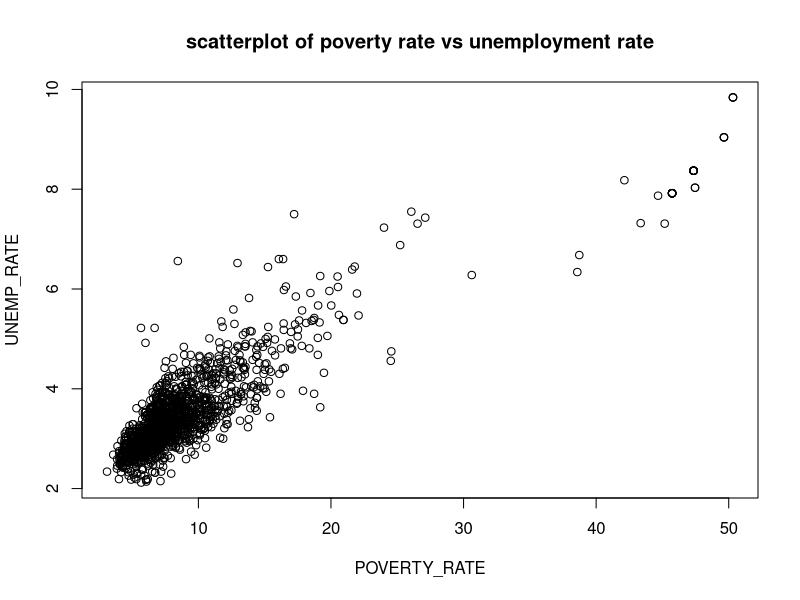
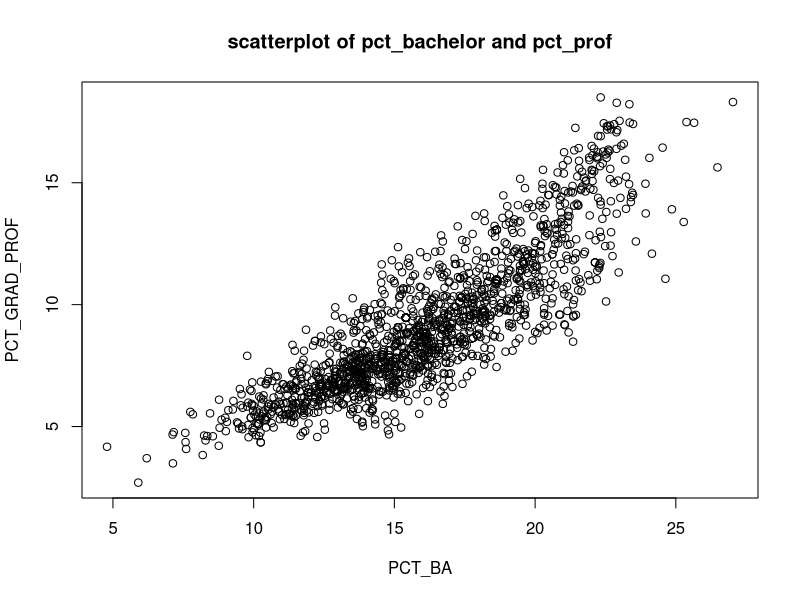
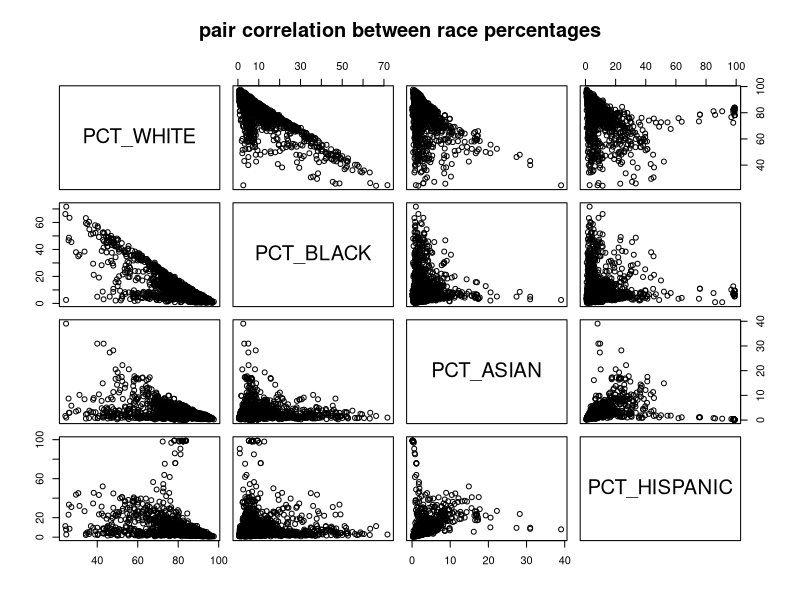
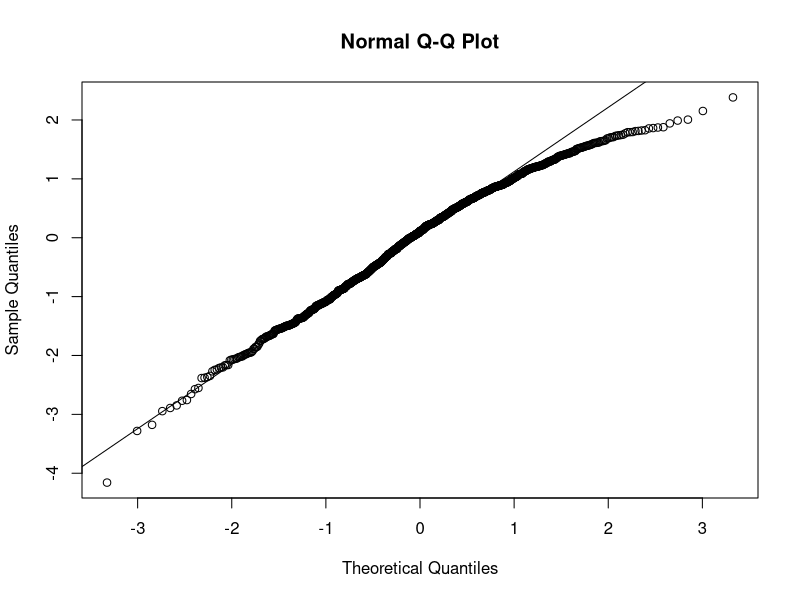
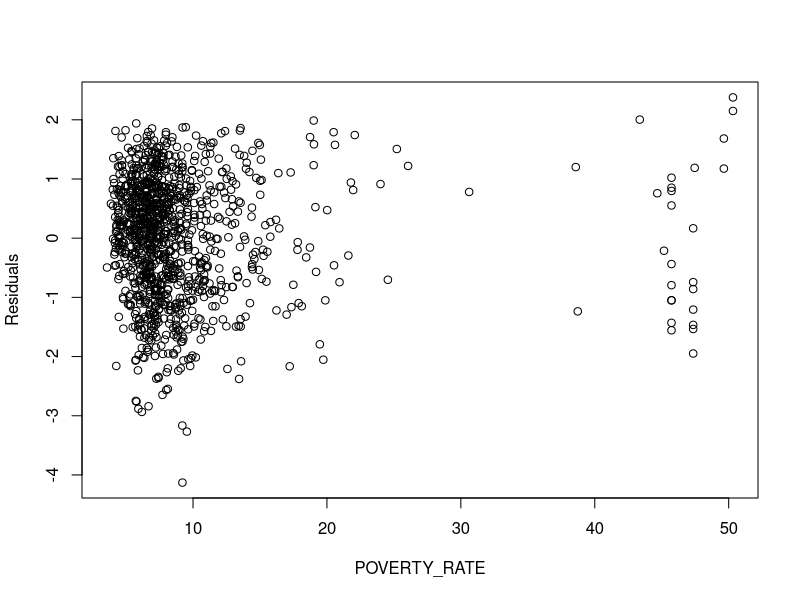

Source code (R) for these figures, in order:



#### Workspace setup ####
# Use R Projects, not setwd().


adm<-read.csv('admission.csv',header = T)

set.seed(104)
head(adm)
plot(adm[30:31],main = 'scatterplot of poverty rate vs unemployment rate')
         
plot(adm[27:28],main = 'scatterplot of pct_bachelor and pct_prof')

plot(adm[23:26],main = 'pair correlation between race percentages')
cor(adm[23:31])

adm_sel<-adm[,-c(1:4,24,28,31)]
set.seed(2)
sample<-sample.int(n=1508,size=1131,replace=F)
train<-adm_sel[sample,]
test<-adm_sel[-sample,]
ncol(train)

model_full<-lm(ADM_RATE ~ .,data=train)
summary(model_full)

library(MASS)
stepAIC(lm(ADM_RATE ~ 1, data=train),
scope=list(upper=lm(ADM_RATE ~ ., data = train)),
direction = "forward", k=2)
stepAIC(lm(ADM_RATE ~ ., data=train),
scope=list(lower=lm(ADM_RATE ~ 1, data = train)),
direction = "backward", k=2)
stepAIC(lm(ADM_RATE ~ 1, data=train),
scope=list(upper=lm(ADM_RATE ~ ., data = train)),
direction = "forward", k=log(nrow(train)))
stepAIC(lm(ADM_RATE ~ ., data=train),
scope=list(lower=lm(ADM_RATE ~ 1, data = train)),
direction = "backward", k=log(nrow(train)))

stepAIC(lm(ADM_RATE ~ ., data=train), direction = "both", k=2)
stepAIC(lm(ADM_RATE ~ ., data=train), direction = "both", k=log(nrow(train)))

model1<-lm(formula = ADM_RATE ~ AVGFACSAL + CONTROL + POVERTY_RATE + HBCU + COSTT4_A + NUMBRANCH + FEMALE + PFTFAC + MD_FAMINC + HSI + PCT_BORN_US + REGION, data = train)

model2<-lm(formula = ADM_RATE ~ NUMBRANCH + CONTROL + REGION + TRIBAL +  HSI + COSTT4_A + AVGFACSAL + PFTFAC + PAR_ED_PCT_1STGEN + FEMALE + MD_FAMINC + PCT_WHITE + PCT_HISPANIC + PCT_BA, data = train) 

model3<-lm(formula = ADM_RATE ~ AVGFACSAL + CONTROL + POVERTY_RATE + HBCU + COSTT4_A + NUMBRANCH + FEMALE, data = train) 

model4<-lm(formula = ADM_RATE ~ NUMBRANCH + HSI + COSTT4_A + AVGFACSAL + PFTFAC + FEMALE + MD_FAMINC + PCT_WHITE + PCT_HISPANIC, data = train)

select_criteria = function(model, n)
{
SSres <- sum(model$residuals^2)
5
Rsq_adj <- summary(model)$adj.r.squared
p <- length(model$coefficients) - 1
AIC <- n*log(SSres/n) + 2*p
AICc <- AIC + (2*(p+2)*(p+3)/(n-p-1))
BIC <- n*log(SSres/n) + (p+2)*log(n)
res <- c(SSres, Rsq_adj, AIC, AICc, BIC,p)
names(res) <- c("SSres", "Rsq_adj", "AIC", "AIC_c", "BIC","p")
return(res)
}
n<-nrow(train)
results<-rbind(select_criteria(model1,n),select_criteria(model2,n),select_criteria(model3,n),select_criteria(model4,n))
results

library(Metrics)
genError <-function(prediction,actual)
    return(list(MAE = signif(mae(actual,prediction),4),RMSE = signif(rmse(actual,prediction),4)))


model1.pred<-predict(model1,test)
error = genError(model1.pred,test$ADM_RATE)
model1.results<-data.frame(MAE = error$MAE,RMSE = error$RMSE,model = "model1")
model1.results

model2.pred<-predict(model2,test)
error = genError(model2.pred,test$ADM_RATE)
model2.results<-data.frame(MAE = error$MAE,RMSE = error$RMSE,model = "model2")
model2.results


model3.pred<-predict(model3,test)
error = genError(model3.pred,test$ADM_RATE)
model3.results<-data.frame(MAE = error$MAE,RMSE = error$RMSE,model = "model3")
model3.results

model4.pred<-predict(model4,test)
error = genError(model4.pred,test$ADM_RATE)
model4.results<-data.frame(MAE = error$MAE,RMSE = error$RMSE,model = "model4")
model4.results

qqnorm(rstudent(model3))
qqline(rstudent(model3))

plot(rstandard(model3) ~ train$POVERTY_RATE,xlab="POVERTY_RATE",ylab="Residuals")

h <- hatvalues(model3)
threshold <- 2 * (length(model3$coefficients)/nrow(train))
w <- which(h > threshold)
train_new<-train[-w,]


model_up<-lm(formula = ADM_RATE ~ AVGFACSAL + CONTROL + POVERTY_RATE + HBCU + COSTT4_A + NUMBRANCH + FEMALE, data = train_new) 
summary(model_up)

model3_train<-predict(model3,train)
error_train = genError(model3_train,train$ADM_RATE)
model3_train_results<-data.frame(MAE = error_train$MAE,RMSE = error_train$RMSE,model = "model3")
model3_train_results
model3.results


summary(model3)
